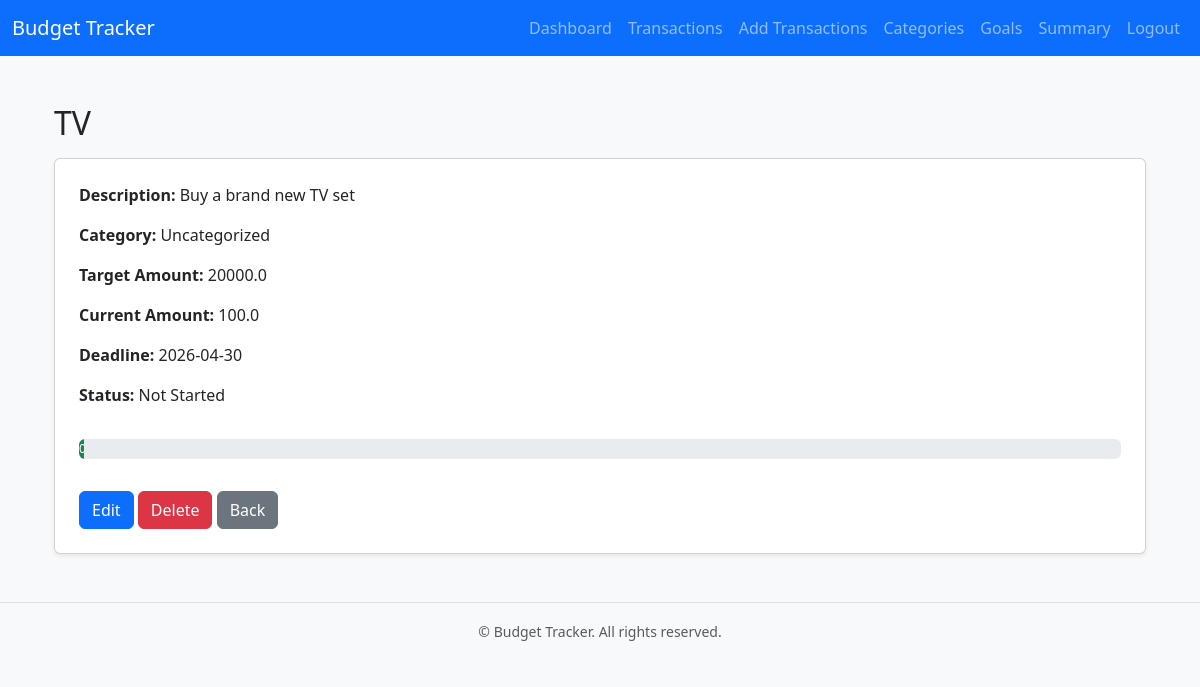
Page /goals/1 (signed in) on the committed database.
### app/models.py (models this page shows, shortened)
class Goal(db.Model):
    id = db.Column(db.Integer, primary_key=True)
    name = db.Column(db.String(120), nullable=False)
    description = db.Column(db.Text, nullable=True)
    target_amount = db.Column(db.Float, default=0, nullable=False)
    current_amount = db.Column(db.Float, default=0.0)
    deadline = db.Column(db.Date, nullable=False)
    progress = db.Column(db.Float, default=0.0)
    status = db.Column(db.String(50), default="Not Started")
    user_id = db.Column(db.Integer, db.ForeignKey('user.id'), nullable=False)
    category_id = db.Column(db.Integer, db.ForeignKey('category.id'), nullable=True)
    created_at = db.Column(db.DateTime, default=datetime.utcnow)

### app/routes.py (the view)
@bp.route('/goals/<int:id>')
@login_required
def view_goal(id):
    goal = Goal.query.filter_by(id=id, user_id=current_user.id).first_or_404()
    return render_template('goals/view_goal.html', goal=goal)

### app/__init__.py (called while the page is built)
def create_app():
    app = Flask(__name__)
    app.config.from_object('config.Config')
    db.init_app(app)
    migrate.init_app(app, db)
    login_manager.init_app(app)
    from .models import User
    @login_manager.user_loader
    def load_user(user_id):
        return User.query.get(int(user_id))
    from app.auth.routes import bp as auth_bp
    app.register_blueprint(auth_bp, url_prefix='/auth')
    from app.routes import bp as main_bp
    app.register_blueprint(main_bp)
    return app

### app/templates/goals/view_goal.html (shortened to what this page needs)
{% extends "base.html" %}
{% block content %}
<div class="container mt-4">
    <h2 class="mb-3">{{ goal.name }}</h2>
    <div class="card p-4 shadow-sm">
        <p><strong>Description:</strong> {{ goal.description or 'No description provided.' }}</p>
        <p><strong>Category:</strong> {{ goal.category.name if goal.category else "Uncategorized" }}</p>
        <p><strong>Target Amount:</strong> {{ goal.target_amount }}</p>
        <p><strong>Current Amount:</strong> {{ goal.current_amount }}</p>
        <p><strong>Deadline:</strong> {{ goal.deadline.strftime("%Y-%m-%d") if goal.deadline else "No deadline set" }}
        </p>
        <p><strong>Status:</strong> {{ goal.status }}</p>
        <div class="progress my-3" style="height: 20px;">
            <div class="progress-bar bg-success" role="progressbar" style="width: {{ goal.progress }}%;"
                aria-valuenow="{{ goal.progress }}" aria-valuemin="0" aria-valuemax="100">
            </div>
        </div>
        <div class="mt-3">
            <a href="{{ url_for('main.edit_goal', id=goal.id) }}" class="btn btn-primary">Edit</a>
            <a href="{{ url_for('main.delete_goal', id=goal.id) }}" class="btn btn-danger"
                onclick="return confirm('Are you sure you want to delete this goal?');">Delete</a>
            <a href="{{ url_for('main.goals') }}" class="btn btn-secondary">Back</a>
        </div>
    </div>
</div>
{% endblock %}

### app/static/css/style.css (style rules this page uses)
body { font-family: 'segoe UI', sans-serif; }

### rows in the picture
Goal: name "TV", description "Buy a brand new TV set", target_amount "20000.0", current_amount "100.0", deadline "2026-04-30", status "Not Started"

### other values in the picture
{{ goal.category.name if goal.category else "Uncategorized" }} "Uncategorized"
